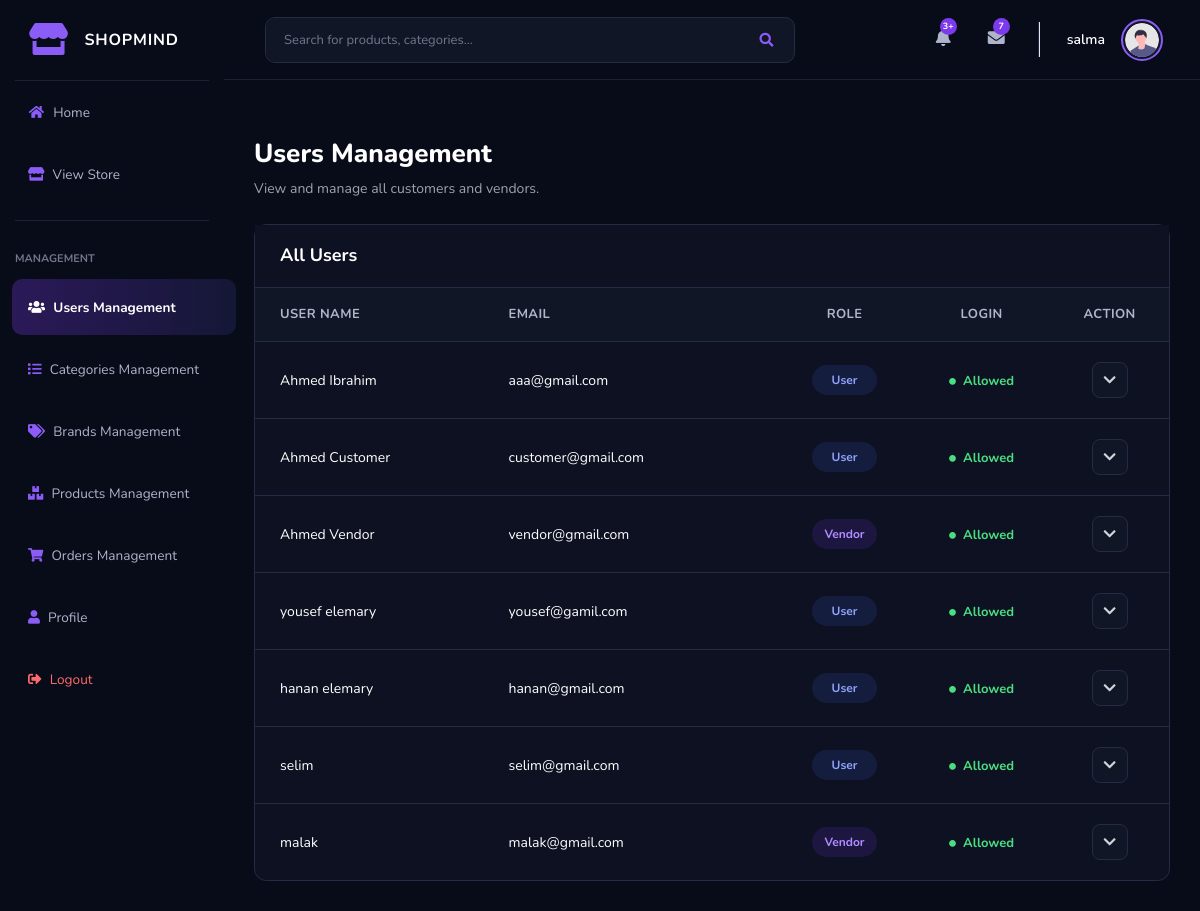
/admin_sidebar/users-management.php (signed in), run on the app's committed database.
### tables this page shows
CREATE TABLE `users` (
  `id` int NOT NULL AUTO_INCREMENT,
  `Name` varchar(50) NOT NULL,
  `Email` varchar(100) NOT NULL,
  `Password` varchar(255) NOT NULL,
  `role` enum('admin','customer','vendor') NOT NULL DEFAULT 'customer',
  `is_banned` tinyint(1) NOT NULL DEFAULT '0',
  `remember_token` varchar(255) DEFAULT NULL,
  PRIMARY KEY (`id`),
  UNIQUE KEY `unique_email` (`Email`)
);

### admin_sidebar/users-management.php (the view, shortened to what this page needs)
<?php
$sql = "
    SELECT
        id,
        Name,
        Email,
        role,
        is_banned
    FROM users
    WHERE role != 'admin'
    ORDER BY id DESC
";
$result = $conn->query($sql);
$users = [];
while ($row = $result->fetch_assoc()) {
    $users[] = [
        'id' => (int)$row['id'],
        'name' => (string)$row['Name'],
        'email' => (string)$row['Email'],
        'role' => (string)$row['role'],
        'is_banned' => (int)$row['is_banned']
    ];
}
?>
<!DOCTYPE html>
<html lang="en">
<head>
    <link
        href="../vendor/fontawesome-free/css/all.min.css"
        rel="stylesheet"
        type="text/css"
    >
    <link
        href="../css/sb-admin-2.min.css"
        rel="stylesheet"
    >
</head>
<body id="page-top">
<div id="wrapper">
    <?php
    $sidebar = __DIR__ . '/../includes/sidebar.php';
    if (file_exists($sidebar)) {
        include $sidebar;
    }
    ?>
    <div id="content-wrapper" class="d-flex flex-column">
        <div id="content">
            <?php
            $topbar = __DIR__ . '/../includes/topbar.php';
            if (file_exists($topbar)) {
                include $topbar;
            }
            ?>
            <div class="shophub-content">
                <div class="page-title">
                    Users Management
                </div>
                <div class="page-subtitle">
                    View and manage all customers and vendors.
                </div>
                <div class="shophub-card">
                    <div class="shophub-card-header">
                        <h6 class="shophub-card-title">
                            All Users
                        </h6>
                    </div>
                    <div class="users-table-wrapper">
                        <table class="shophub-table">
                            <thead>
                                <tr>
                                    <th>
                                        User Name
                                    </th>
                                    <th>
                                        Email
                                    </th>
                                    <th>
                                        Role
                                    </th>
                                    <th>
                                        Login
                                    </th>
                                    <th>
                                        Action
                                    </th>
                                </tr>
                            </thead>
                            <tbody>
                            <?php if (!empty($users)): ?>
                                <?php foreach ($users as $user): ?>
                                    <?php
                                    $is_banned =
                                        $user['is_banned'] === 1;
                                    ?>
                                    <tr>
                                        <td>
                                            <?= htmlspecialchars(
                                                $user['name'],
                                                ENT_QUOTES,
                                                'UTF-8'
                                            ) ?>
                                        </td>
                                        <td>
                                            <?= htmlspecialchars(
                                                $user['email'],
                                                ENT_QUOTES,
                                                'UTF-8'
                                            ) ?>
                                        </td>
                                        <td>
                                            <?php if (
                                                $user['role'] === 'vendor'
                                            ): ?>
                                                <span class="user-role-badge vendor-role">
                                                    Vendor
                                                </span>
                                            <?php else: ?>
                                                <span class="user-role-badge user-role">
                                                    User
                                                </span>
                                            <?php endif; ?>
                                        </td>
                                        <td>
                                            <?php if ($is_banned): ?>
                                                <span class="login-status login-banned">
                                                    <i class="fas fa-circle"></i>
                                                    Banned
                                                </span>
                                            <?php else: ?>
                                                <span class="login-status login-allowed">
                                                    <i class="fas fa-circle"></i>
                                                    Allowed
                                                </span>
                                            <?php endif; ?>
                                        </td>
                                        <td>
                                            <div class="user-action">
                                                <button
                                                    type="button"
                                                    class="user-action-btn"
                                                    onclick="toggleUserAction(this)"
                                                >
                                                    <i class="fas fa-chevron-down"></i>
                                                </button>
                                            </div>
                                        </td>
                                    </tr>
                                <?php endforeach; ?>
                            <?php endif; ?>
                            </tbody>
                        </table>
                    </div>
                </div>
            </div>
        </div>
    </div>
</div>
</body>
</html>

### data on the page
users: Name "Ahmed Ibrahim", Email "aaa@gmail.com", role "User", is_banned 0 (drawn)
users: Name "Ahmed Customer", Email "customer@gmail.com", role "User", is_banned 0 (drawn)
users: Name "Ahmed Vendor", Email "vendor@gmail.com", role "Vendor", is_banned 0 (drawn)
users: Name "yousef elemary", Email "yousef@gamil.com", role "User", is_banned 0 (drawn)
users: Name "hanan elemary", Email "hanan@gmail.com", role "User", is_banned 0 (drawn)
users: Name "selim", Email "selim@gmail.com", role "User", is_banned 0 (drawn)
users: Name "malak", Email "malak@gmail.com", role "Vendor", is_banned 0 (drawn)

### other printed values
$_SESSION['name'] "salma"
